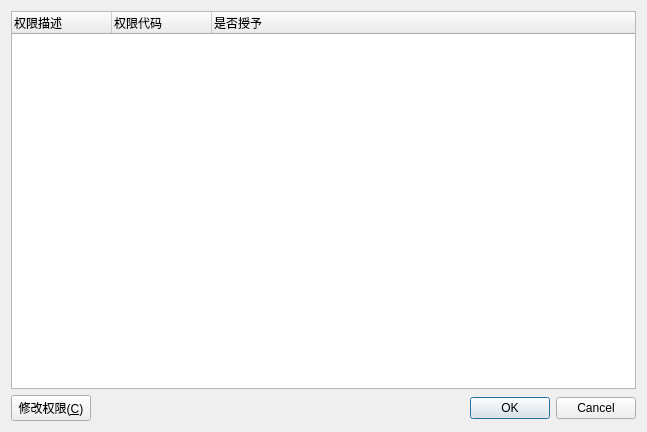
<?xml version="1.0" encoding="UTF-8"?>
<ui version="4.0">
 <class>UserPermissionDialog</class>
 <widget class="QDialog" name="UserPermissionDialog">
  <property name="geometry">
   <rect>
    <x>0</x>
    <y>0</y>
    <width>647</width>
    <height>432</height>
   </rect>
  </property>
  <property name="windowTitle">
   <string>Dialog</string>
  </property>
  <layout class="QVBoxLayout" name="verticalLayout">
   <item>
    <widget class="QTreeWidget" name="treeWidget">
     <column>
      <property name="text">
       <string>权限描述</string>
      </property>
     </column>
     <column>
      <property name="text">
       <string>权限代码</string>
      </property>
     </column>
     <column>
      <property name="text">
       <string>是否授予</string>
      </property>
     </column>
     <item>
      <property name="text">
       <string/>
      </property>
      <property name="text">
       <string/>
      </property>
      <property name="text">
       <string/>
      </property>
     </item>
    </widget>
   </item>
   <item>
    <layout class="QHBoxLayout" name="horizontalLayout">
     <item>
      <widget class="QPushButton" name="pushButtonChange">
       <property name="text">
        <string>修改权限(&amp;C)</string>
       </property>
      </widget>
     </item>
     <item>
      <widget class="QDialogButtonBox" name="buttonBox">
       <property name="orientation">
        <enum>Qt::Orientation::Horizontal</enum>
       </property>
       <property name="standardButtons">
        <set>QDialogButtonBox::StandardButton::Cancel|QDialogButtonBox::StandardButton::Ok</set>
       </property>
      </widget>
     </item>
    </layout>
   </item>
  </layout>
 </widget>
 <resources/>
 <connections>
  <connection>
   <sender>buttonBox</sender>
   <signal>accepted()</signal>
   <receiver>UserPermissionDialog</receiver>
   <slot>accept()</slot>
   <hints>
    <hint type="sourcelabel">
     <x>524</x>
     <y>413</y>
    </hint>
    <hint type="destinationlabel">
     <x>528</x>
     <y>451</y>
    </hint>
   </hints>
  </connection>
  <connection>
   <sender>buttonBox</sender>
   <signal>rejected()</signal>
   <receiver>UserPermissionDialog</receiver>
   <slot>reject()</slot>
   <hints>
    <hint type="sourcelabel">
     <x>580</x>
     <y>415</y>
    </hint>
    <hint type="destinationlabel">
     <x>587</x>
     <y>458</y>
    </hint>
   </hints>
  </connection>
 </connections>
</ui>
